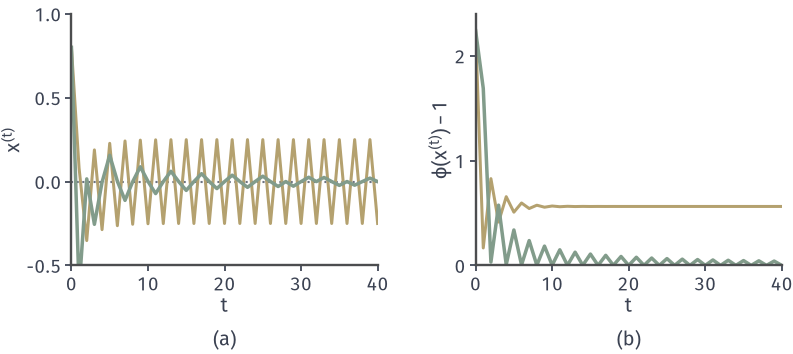

This chart was generated by the following Python code:
from pathlib import Path
import sys
for _p in Path(__file__).resolve().parents:
    if (_p/"minimax-common").is_dir(): sys.path.insert(0, str(_p/"minimax-common")); break
from mm_fig import *
HERE = Path(__file__).resolve().parent
# Exact-response subgradient method on phi(x)=(|x|+1)^2, x0=0.8.
fig, axes = figure(width_mm=112, height_mm=50, ncols=2)
panels(fig, .09, .985, .96, .25, .32)
def g(x):
    y = -1 if x >= 1e-15 else (1 if x <= -1e-15 else 1); return 2*(x-y)
def run(st, T):
    x = .8; out = [x]
    for t in range(T): x = x-st(t)*g(x); out.append(x)
    return np.array(out)
T = 40; c = run(lambda t: .2, T); d = run(lambda t: .4/(t+1), T)
ax = axes[0]; setup(ax, (0, T), (-.5, 1), range(0, T+1, 10), (-.5, 0, .5, 1), xl='$t$', yl='$x^{(t)}$')
ax.axhline(0, color=MUTED, lw=.85, ls=':'); ax.plot(c, color=YELLOW, lw=1.2); ax.plot(d, color=GREEN, lw=1.4)
ax = axes[1]; phi = lambda v: (np.abs(v)+1)**2-1; setup(ax, (0, T), (0, 2.4), range(0, T+1, 10), (0, 1, 2), xl='$t$', yl=r'$\phi(x^{(t)})-1$')
ax.plot(phi(c), color=YELLOW, lw=1.2); ax.plot(phi(d), color=GREEN, lw=1.4)
tags(fig, axes)
save(fig, HERE, 'figure', {'phi': '(|x|+1)^2', 'x0': .8, 'alpha_const': .2, 'alpha_dim': '0.4/(t+1)', 'subgradient at 0': 'y=1'})
print(c[:5], d[:6])
